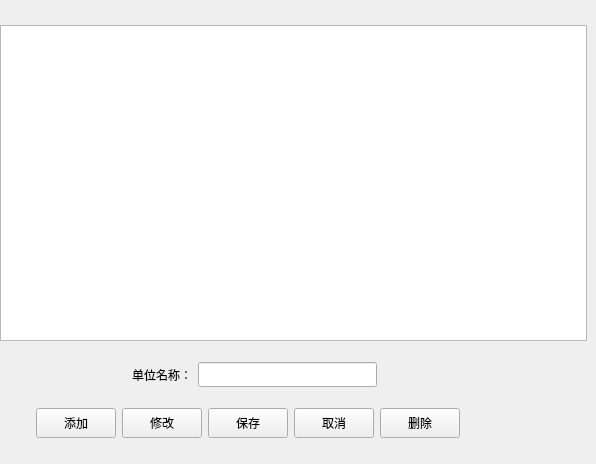
         <widget class="QWidget" name="Unit_page">
          <widget class="QWidget" name="layoutWidget">
           <property name="geometry">
            <rect>
             <x>0</x>
             <y>10</y>
             <width>587</width>
             <height>445</height>
            </rect>
           </property>
           <layout class="QVBoxLayout" name="verticalLayout_8">
            <item>
             <widget class="QTableView" name="Unit_tableView">
              <property name="sizePolicy">
               <sizepolicy hsizetype="Expanding" vsizetype="Maximum">
                <horstretch>0</horstretch>
                <verstretch>0</verstretch>
               </sizepolicy>
              </property>
              <property name="minimumSize">
               <size>
                <width>0</width>
                <height>316</height>
               </size>
              </property>
             </widget>
            </item>
            <item>
             <layout class="QHBoxLayout" name="horizontalLayout_19">
              <item>
               <spacer name="horizontalSpacer_24">
                <property name="orientation">
                 <enum>Qt::Horizontal</enum>
                </property>
                <property name="sizeType">
                 <enum>QSizePolicy::Maximum</enum>
                </property>
                <property name="sizeHint" stdset="0">
                 <size>
                  <width>132</width>
                  <height>20</height>
                 </size>
                </property>
               </spacer>
              </item>
              <item>
               <layout class="QHBoxLayout" name="horizontalLayout_18">
                <item>
                 <widget class="QLabel" name="label_6">
                  <property name="styleSheet">
                   <string notr="true">background:transparent</string>
                  </property>
                  <property name="text">
                   <string>单位名称：</string>
                  </property>
                 </widget>
                </item>
                <item>
                 <widget class="QLineEdit" name="letUnitName">
                  <property name="minimumSize">
                   <size>
                    <width>0</width>
                    <height>25</height>
                   </size>
                  </property>
                  <property name="styleSheet">
                   <string notr="true"/>
                  </property>
                 </widget>
                </item>
               </layout>
              </item>
              <item>
               <spacer name="horizontalSpacer_25">
                <property name="orientation">
                 <enum>Qt::Horizontal</enum>
                </property>
                <property name="sizeType">
                 <enum>QSizePolicy::Maximum</enum>
                </property>
                <property name="sizeHint" stdset="0">
                 <size>
                  <width>210</width>
                  <height>20</height>
                 </size>
                </property>
               </spacer>
              </item>
             </layout>
            </item>
            <item>
             <layout class="QHBoxLayout" name="horizontalLayout_21">
              <item>
               <spacer name="horizontalSpacer_26">
                <property name="orientation">
                 <enum>Qt::Horizontal</enum>
                </property>
                <property name="sizeType">
                 <enum>QSizePolicy::Maximum</enum>
                </property>
                <property name="sizeHint" stdset="0">
                 <size>
                  <width>40</width>
                  <height>20</height>
                 </size>
                </property>
               </spacer>
              </item>
              <item>
               <layout class="QHBoxLayout" name="horizontalLayout_20">
                <item>
                 <widget class="QPushButton" name="pbnUnitAdd">
                  <property name="sizePolicy">
                   <sizepolicy hsizetype="Minimum" vsizetype="Maximum">
                    <horstretch>0</horstretch>
                    <verstretch>0</verstretch>
                   </sizepolicy>
                  </property>
                  <property name="minimumSize">
                   <size>
                    <width>0</width>
                    <height>30</height>
                   </size>
                  </property>
                  <property name="styleSheet">
                   <string notr="true"/>
                  </property>
                  <property name="text">
                   <string>添加</string>
                  </property>
                 </widget>
                </item>
                <item>
                 <widget class="QPushButton" name="pbnUnitModiyf">
                  <property name="minimumSize">
                   <size>
                    <width>0</width>
                    <height>30</height>
                   </size>
                  </property>
                  <property name="styleSheet">
                   <string notr="true"/>
                  </property>
                  <property name="text">
                   <string>修改</string>
                  </property>
                 </widget>
                </item>
                <item>
                 <widget class="QPushButton" name="pbnUnitSave">
                  <property name="minimumSize">
                   <size>
                    <width>0</width>
                    <height>30</height>
                   </size>
                  </property>
                  <property name="styleSheet">
                   <string notr="true"/>
                  </property>
                  <property name="text">
                   <string>保存</string>
                  </property>
                 </widget>
                </item>
                <item>
                 <widget class="QPushButton" name="pbnUnitCanclel">
                  <property name="minimumSize">
                   <size>
                    <width>0</width>
                    <height>30</height>
                   </size>
                  </property>
                  <property name="styleSheet">
                   <string notr="true"/>
                  </property>
                  <property name="text">
                   <string>取消</string>
                  </property>
                 </widget>
                </item>
                <item>
                 <widget class="QPushButton" name="pbnUnitDelete">
                  <property name="minimumSize">
                   <size>
                    <width>0</width>
                    <height>30</height>
                   </size>
                  </property>
                  <property name="styleSheet">
                   <string notr="true"/>
                  </property>
                  <property name="text">
                   <string>删除</string>
                  </property>
                 </widget>
                </item>
               </layout>
              </item>
              <item>
               <spacer name="horizontalSpacer_27">
                <property name="orientation">
                 <enum>Qt::Horizontal</enum>
                </property>
                <property name="sizeType">
                 <enum>QSizePolicy::Maximum</enum>
                </property>
                <property name="sizeHint" stdset="0">
                 <size>
                  <width>130</width>
                  <height>20</height>
                 </size>
                </property>
               </spacer>
              </item>
             </layout>
            </item>
           </layout>
          </widget>
         </widget>
